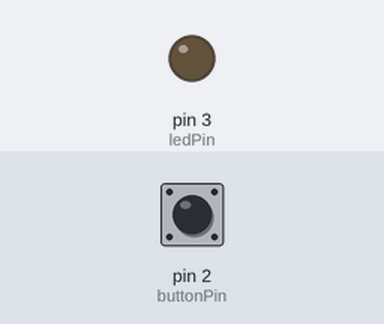
The sketch below on a simulated Arduino Uno, built with avr-gcc and run on an emulated ATmega328P. Parts: output pins drawn as LEDs (lit = HIGH). Inputs (shaded band) come from the test bench; at power-on: pin 2 (buttonPin) HIGH.

Above: at 1.2 s.
1.3 s: pin 2 (buttonPin) pulled LOW for 0.15 s
At 1.6 s:
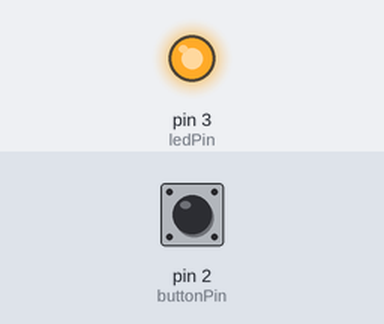
2.9 s: pin 2 (buttonPin) pulled LOW for 1 s
At 4.0 s:
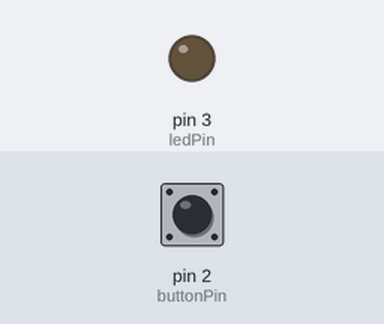
5.4 s: pin 2 (buttonPin) pulled LOW for 3.2 s
At 5.9 s:
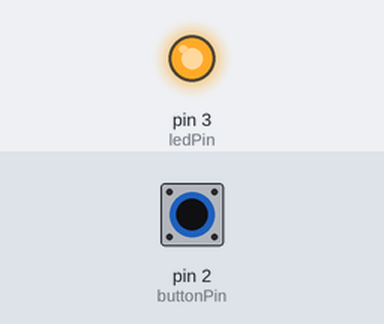
Timing chart, 0 to 8.4 s (numbered marks = the images above; inputs shaded):
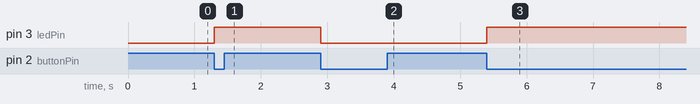

Measured:
- after the input at 1.3 s, pin 3 (ledPin): LOW → HIGH at once
- after the input at 2.9 s, pin 3 (ledPin): HIGH → LOW at once
- after the input at 5.4 s, pin 3 (ledPin): LOW → HIGH at once

The sketch:

interruptwithrtc.ino
```cpp
// pin definitions
int ledPin = 3;
int buttonPin = 2;

// global variables
int toggleState;
int lastButtonState = 1;
long unsigned int lastPress;
volatile int buttonFlag;
int debounceTime = 20;

void setup() {
  // setup pin modes
  pinMode(ledPin, OUTPUT);
  pinMode(buttonPin, INPUT_PULLUP);
  attachInterrupt(digitalPinToInterrupt(2), ISR_button, CHANGE);
}

void loop() {
  if((millis() - lastPress) > debounceTime && buttonFlag)
  {
    lastPress = millis();   //update lastPress
    if(digitalRead(buttonPin) == 0 && lastButtonState == 1)    //if button is pressed and was released last change
    {
      toggleState =! toggleState;                 //toggle the LED state
      digitalWrite(ledPin, toggleState);
      lastButtonState = 0;    //record the lastButtonState
    }

    else if(digitalRead(buttonPin) == 1 && lastButtonState == 0)    //if button is not pressed, and was pressed last change
    {
      lastButtonState = 1;    //record the lastButtonState
    }
    buttonFlag = 0;
  }
}

void ISR_button()
{
  buttonFlag = 1;
}
```
